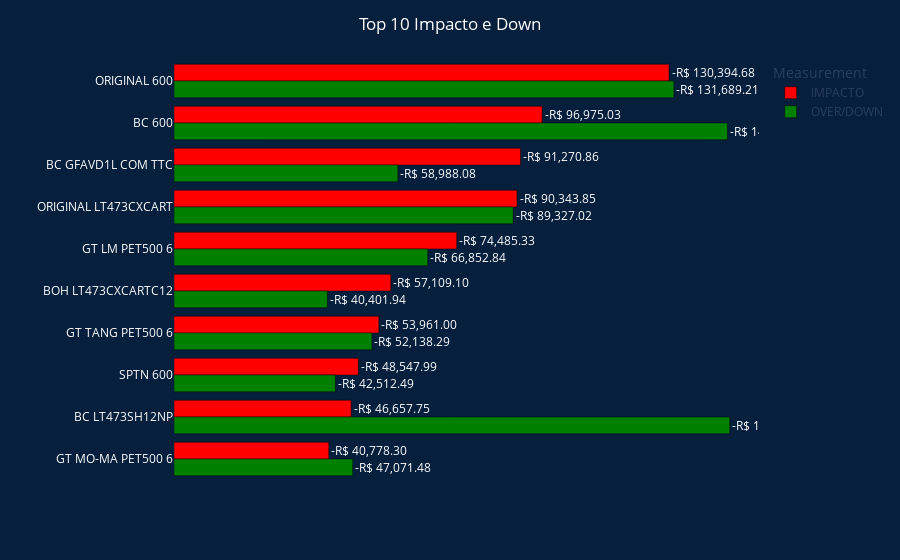

The notebook cell saved with this chart:
### Code cell
df = produtos_impacto_down_10[['Desc. Prod.','OVER/DOWN','IMPACTO']]
df = pd.melt(produtos_impacto_down_10, id_vars="Desc. Prod.", var_name="Measurement", value_name="Value")

df['Value'] = df['Value'].apply(lambda x: abs(x))

# Plot
fig = px.bar(df,
             y="Desc. Prod.",
             x="Value",
             text="Value",
             barmode='group',
             color='Measurement',  # Color by type of measurement
             labels={"Value": "Value (R$)"},  # Label for y-axis
             category_orders={"Measurement": ["IMPACTO", "OVER/DOWN"]},
             color_discrete_map={'IMPACTO': 'red', 'OVER/DOWN': 'green'}
)

fig.update_layout(
    title="Top 10 Impacto e Down",
    title_x=0.5,
    title_font=dict(color='white'),
    xaxis_title="",
    yaxis_title ="",
    xaxis_visible=False,
    plot_bgcolor='rgb(6,31,61)',
    paper_bgcolor='rgb(6,31,61)',
    yaxis=dict(position=0)

   
)

fig.update_traces(texttemplate="-R$ %{text:,.2f}", 
                  textposition="outside",
                  textfont_size=12,
                  textfont_color='white',
                  marker_line_color='black'
                  )

fig.update_yaxes(autorange="reversed",
                 tickfont=dict(color='white'), 
                )



fig.show()

### Figure 1 — Plotly figure (JSON) as saved in the notebook; plotly's stock layout.template omitted (floating-point values rounded to 4 significant figures)
{"data": [{"alignmentgroup": "True", "hovertemplate": "Measurement=IMPACTO<br>Value (R$)=%{text}<br>Desc. Prod.=%{y}<extra></extra>", "legendgroup": "IMPACTO", "marker": {"color": "red", "line": {"color": "black"}, "pattern": {"shape": ""}}, "name": "IMPACTO", "offsetgroup": "IMPACTO", "orientation": "h", "showlegend": true, "text": [130400.0, 96980.0, 91270.0, 90340.0, 74490.0, 57110.0, 53960.0, 48550.0, 46660.0, 40780.0], "textfont": {"color": "white", "size": 12}, "textposition": "outside", "texttemplate": "-R$ %{text:,.2f}", "type": "bar", "x": [130400.0, 96980.0, 91270.0, 90340.0, 74490.0, 57110.0, 53960.0, 48550.0, 46660.0, 40780.0], "xaxis": "x", "y": ["ORIGINAL 600", "BC 600", "BC GFAVD1L COM TTC", "ORIGINAL LT473CXCART", "GT LM PET500 6", "BOH LT473CXCARTC12", "GT TANG PET500 6", "SPTN 600", "BC LT473SH12NP", "GT MO-MA PET500 6"], "yaxis": "y"}, {"alignmentgroup": "True", "hovertemplate": "Measurement=OVER/DOWN<br>Value (R$)=%{text}<br>Desc. Prod.=%{y}<extra></extra>", "legendgroup": "OVER/DOWN", "marker": {"color": "green", "line": {"color": "black"}, "pattern": {"shape": ""}}, "name": "OVER/DOWN", "offsetgroup": "OVER/DOWN", "orientation": "h", "showlegend": true, "text": [131700.0, 145800.0, 58990.0, 89330.0, 66850.0, 40400.0, 52140.0, 42510.0, 146400.0, 47070.0], "textfont": {"color": "white", "size": 12}, "textposition": "outside", "texttemplate": "-R$ %{text:,.2f}", "type": "bar", "x": [131700.0, 145800.0, 58990.0, 89330.0, 66850.0, 40400.0, 52140.0, 42510.0, 146400.0, 47070.0], "xaxis": "x", "y": ["ORIGINAL 600", "BC 600", "BC GFAVD1L COM TTC", "ORIGINAL LT473CXCART", "GT LM PET500 6", "BOH LT473CXCARTC12", "GT TANG PET500 6", "SPTN 600", "BC LT473SH12NP", "GT MO-MA PET500 6"], "yaxis": "y"}], "layout": {"barmode": "group", "legend": {"title": {"text": "Measurement"}, "tracegroupgap": 0}, "margin": {"t": 60}, "paper_bgcolor": "rgb(6,31,61)", "plot_bgcolor": "rgb(6,31,61)", "title": {"font": {"color": "white"}, "text": "Top 10 Impacto e Down", "x": 0.5}, "xaxis": {"anchor": "y", "domain": [0, 1], "title": {"text": ""}, "visible": false}, "yaxis": {"anchor": "x", "autorange": "reversed", "domain": [0, 1], "position": 0, "tickfont": {"color": "white"}, "title": {"text": ""}}}}
